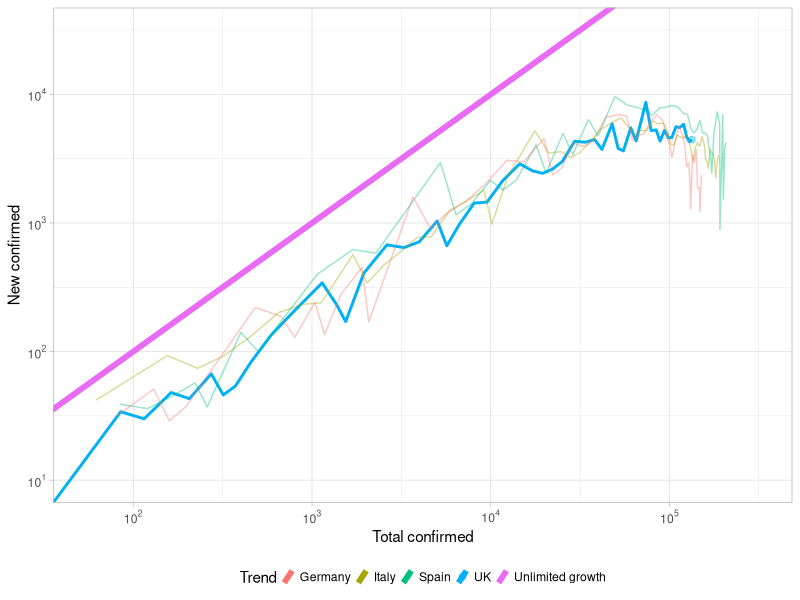
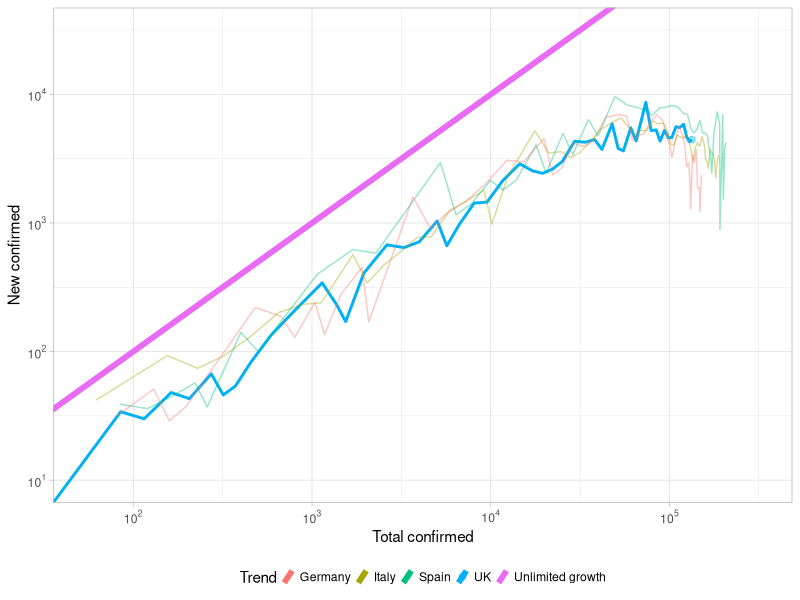

R code for these plots, in order:
# setwd("~/Documents/GitHub/Covid19predict/visualisation")
library(ggplot2)
library(scales)

dfUK = read.csv("../daraPreProcess/historyfigures.csv", header = T)
# dfChina_m = read.csv("China_m.csv", header = T)
# dfKorea_s = read.csv("korea_s.csv", header = T)
dfGermany = read.csv("germany.csv", header = T)
dfItaly = read.csv("italy.csv", header = T)
dfSpain = read.csv("spain.csv", header = T)


dfUK$newConfirmed = 0
for (item in 2:nrow(dfUK)) {
  dfUK$newConfirmed[item] = dfUK$confirmed[item] - dfUK$confirmed[item-1]
}


ggplot(data = dfUK, aes(x = dfUK$confirmed, y = dfUK$newConfirmed, color = "UK")) +
  geom_line(size =1)+
  #geom_line(data = dfChina_m, aes(x = China, y=china_new, color = "China"))+
  #geom_line(data = dfKorea_s, aes(x = KoreaS, y=KoreaS_new, color = "KoreaS"))+
  geom_line(data = dfItaly, aes(x = Italy, y=Italy_new, color = "Italy"), alpha = 0.4)+
  geom_line(data = dfSpain, aes(x = Spain, y=Spain_new, color = "Spain"), alpha = 0.4)+
  geom_line(data = dfGermany, aes(x = Germany, y=Germany_new, color = "Germany"), alpha = 0.4)+
  geom_point(data = dfUK[c(nrow(dfUK)),c(1:length(dfUK))], aes(x = confirmed, y = newConfirmed), size = 2, alpha = 0.4)+
  #stat_smooth(geom='line', alpha=0.6, se=FALSE, size = 1.5)+
  geom_abline(aes(slope = 1, intercept = 0, color = "Unlimited growth"), show.legend = T, size = 2)+
  xlab("Total confirmed")+
  labs(color = "Trend")+
  ylab("New confirmed")+
  theme_light()+
  theme(legend.key.size =  unit(2, "mm"),
        legend.position="bottom")+
  scale_x_log10(limits = c(55,316123), breaks = trans_breaks("log10", function(x) 10^x), labels = trans_format("log10", math_format(10^.x)))+
  # scale_x_continuous(trans='log10',breaks = trans_breaks("log10", function(x) 10^x), labels = trans_format("log10", math_format(10^.x))) +
  scale_y_log10(limits = c(10,31612),breaks = trans_breaks("log10", function(x) 10^x), labels = trans_format("log10", math_format(10^.x)))

ggsave("UKlogTrend.png", scale = 2.5, width = 7, height = 5, units = "cm", dpi = "retina")
